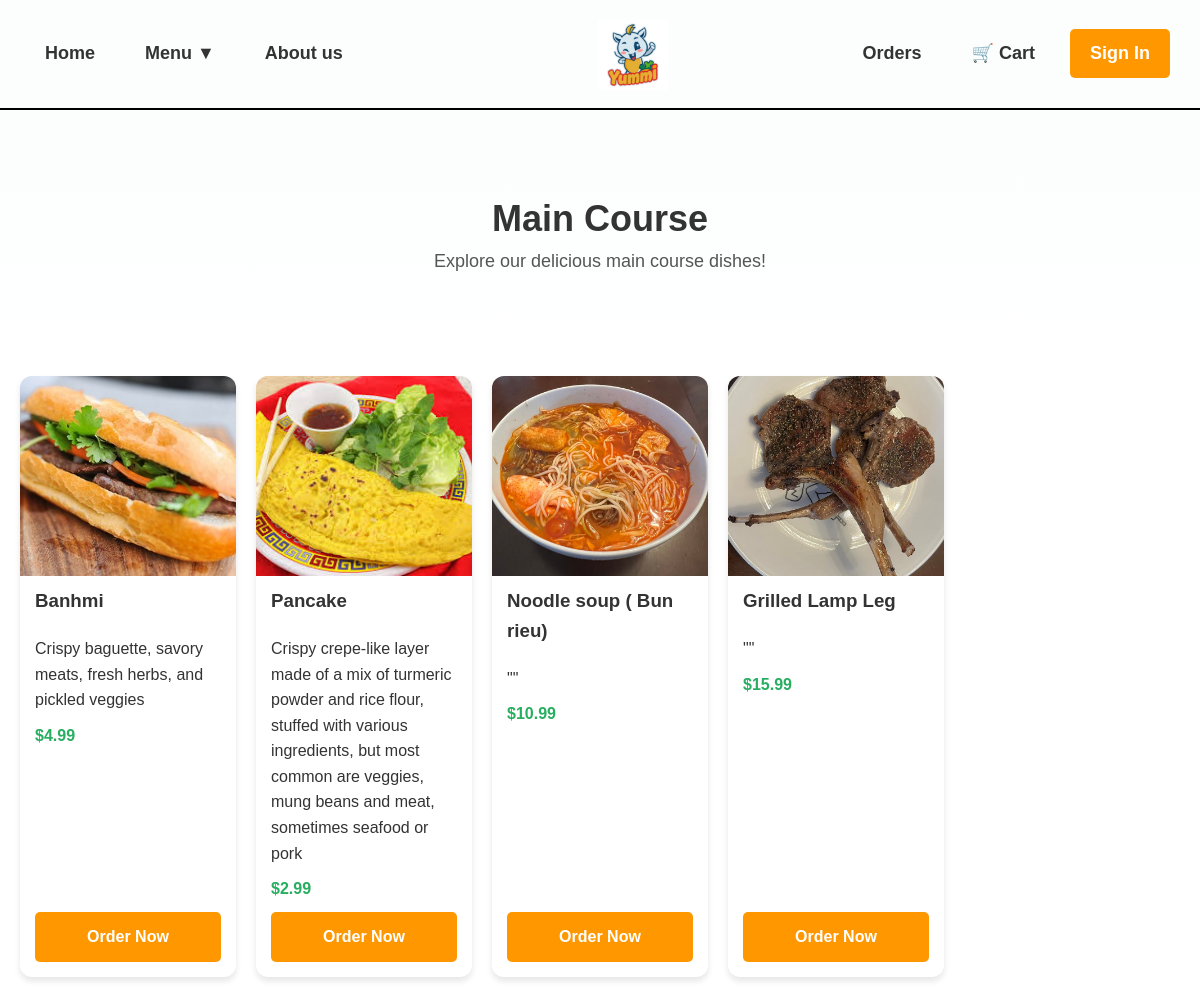
The app's page /maincourse.php, older data.
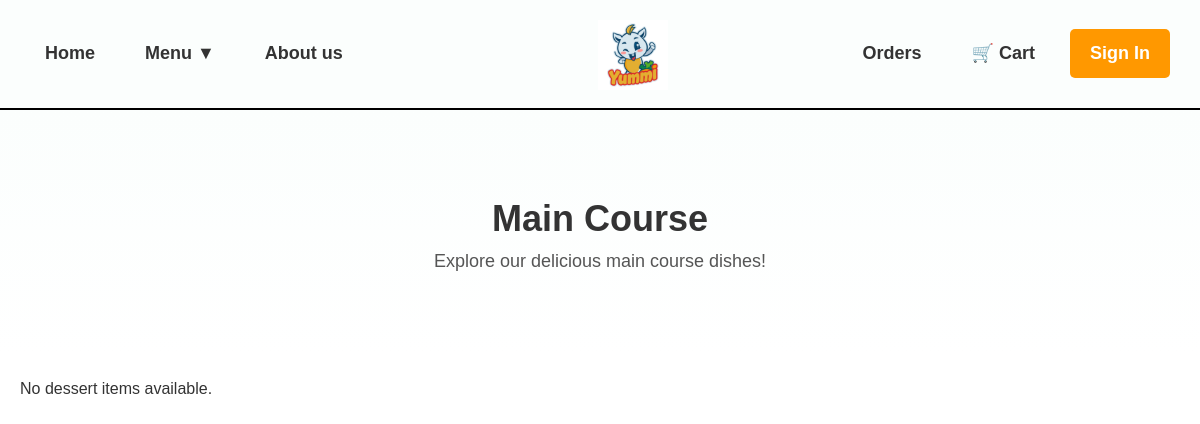
The same page, newer data.
### tables this page shows
CREATE TABLE IF NOT EXISTS `menu_item` (
  `item_id` int(11) NOT NULL AUTO_INCREMENT,
  `item_name` varchar(50) NOT NULL,
  `item_description` varchar(255) NOT NULL,
  `item_category` varchar(15) NOT NULL,
  `unit_price` decimal(10,2) NOT NULL,
  `item_photo` varchar(200) DEFAULT NULL,
  `thumbs_up` int(11) DEFAULT 0,
  `thumbs_down` int(11) DEFAULT 0,
  PRIMARY KEY (`item_id`)
);

### maincourse.php (the view, shortened to what this page needs)
<?php
require 'connect.php';
$query = "SELECT * FROM menu_item WHERE item_category = 'Main Course'";
$result = $conn->query($query);
?>
<!DOCTYPE html>
<html lang="en">
<head>
    <link rel="stylesheet" href="./css/food-style.css">
</head>
<body>
    <header>
        <nav class="nav-left">
            <ul>
                <li><a href="index.php">Home</a></li>
                <li class="dropdown">
                    <a href="#">Menu ▼</a>
                </li>
                <li><a href="aboutus.php">About us</a></li>
            </ul>
        </nav>
        <div class="logo">
            <a href="aboutus.php">
                <img src="./images/logo1.png" alt="Yummi Food Logo">
            </a>
        </div>
        <nav class="nav-right">
            <ul>
                <li><a href="purchase_history.php">Orders</a></li>
                <li><a href="cart.php">🛒 Cart</a></li>
            </ul>
            <div class="user-welcome">
                <?php if (isset($_SESSION['user_id'])): ?>
                    <a href="#" class="login-button">Welcome, <?php echo htmlspecialchars($_SESSION['first_name']); ?> ▼</a>
                    <div class="dropdown-content">
                        <a href="?logout=true">Log Out</a>
                    </div>
                <?php else: ?>
                    <a href="signup.php" class="sign-in-button">Sign In</a>
                <?php endif; ?>
            </div>
        </nav>
    </header>
<section class="hero">
    <h1>Main Course</h1>
    <p>Explore our delicious main course dishes!</p>
</section>
<main>
    <div class="menu-container">
        <?php if ($result->num_rows > 0): ?>
            <?php while ($row = $result->fetch_assoc()): ?>
                <div class="menu-item">
                    <img src="<?php echo htmlspecialchars($row['item_photo']); ?>" alt="<?php echo htmlspecialchars($row['item_name']); ?>">
                    <h3><?php echo htmlspecialchars($row['item_name']); ?></h3>
                    <p><?php echo htmlspecialchars($row['item_description']); ?></p>
                    <p class="price">$<?php echo number_format($row['unit_price'], 2); ?></p>
                    <form action="order_detail.php" method="post">
                        <button type="submit" class="order-button">Order Now</button>
                    </form>
                </div>
            <?php endwhile; ?>
        <?php else: ?>
            <p>No dessert items available.</p>
        <?php endif; ?>
    </div>
</main>
</body>
</html>

Row changes from the older to the newer data that the page shows:
removed menu_item: item_photo+item_name (picture), item_name "Banhmi", item_description "Crispy baguette, savory meats, fresh herbs, and pickled veggies", unit_price "4.99"
removed menu_item: item_photo (picture), item_name "Pancake", item_description "Crispy crepe-like layer made of a mix of turmeric powder and rice flour, stuffed with various ingredients, but most common are veggies, mung beans and meat, sometimes seafood or pork", unit_price "2.99"
removed menu_item: item_photo (picture), item_name "Noodle soup ( Bun rieu)", item_description "\"\"", unit_price "10.99"
removed menu_item: item_photo (picture), item_name "Grilled Lamp Leg", item_description "\"\"", unit_price "15.99"
Text that changed along with them:
text now shown: "No dessert items available."
